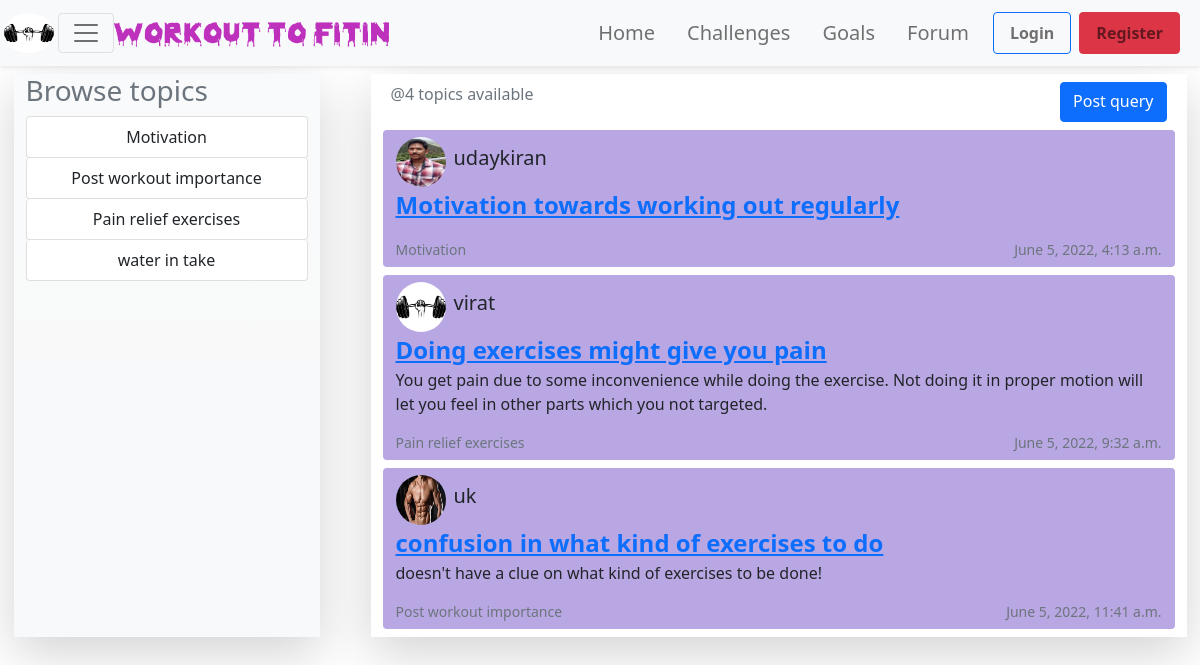
The app's page /forum/ with its own data.
### myapp/models.py (models this page shows, shortened)
class Topic(models.Model) :
    name = models.CharField(max_length=200)
    def __str__(self) -> str:
        return self.name

class Room(models.Model) :
    host = models.ForeignKey(User,on_delete=models.SET_NULL,null=True)
    topic = models.ForeignKey(Topic,on_delete=models.SET_NULL,null=True)
    name = models.CharField(max_length=200)
    description = models.TextField(null=True,blank=True) # null is allowed , submitting blank form is allowed
    updated = models.DateTimeField(auto_now=True) # it will updated every single time when it is saved
    created = models.DateTimeField(auto_now_add=True) # initial time stamp
    class Meta :
        ordering = ['updated','created']

### users/models.py (models this page shows, shortened)
class Profile(models.Model) :
    user = models.OneToOneField(User,on_delete=models.CASCADE)
    image = models.ImageField(default='profile_pics/default.jpg',upload_to='profile_pics')

### myapp/views.py (the view)
# urls.py: path('forum/',myapp_views.forum,name='forum'),
def forum(request) :
    q = request.GET.get('q')  if request.GET.get('q') != None else ''
    rooms = Room.objects.filter(
                                 Q(topic__name__icontains=q) |
                                 Q(name__icontains=q) |
                                 Q(description__icontains=q))
    topics = Topic.objects.all()
    context = {'topics' : topics, 'rooms' : rooms, 'topics_count' : topics.count(),'rooms_count' : rooms.count()}
    return render(request,'forum.html',context=context)

### templates/forum.html (shortened to what this page needs)
{% extends 'base.html' %}
{% load static %}
{% block content %}
<section class="row justify-content-around mt-2">
    <div class="col-md-3 shadow-lg bg-light bg-gradient">
        <h3 class="text-muted">Browse topics</h3>
        <ul class="list-group">
        {% for topic in topics %}
           <a class="list-group-item btn d-block btn-outline-success header1" href="{% url 'forum' %}?q={{topic.name}}">{{topic.name}}</a>
        {% endfor %}
        </ul>
    </div>
    <div class="col-md-8 shadow-lg border-rounded">
        <div class="d-flex justify-content-between m-2">
            <p class="text-muted">@{{topics_count}} topics available</p>
            <a href="{% url 'create_room' %}" class="btn btn-primary">Post query</a>
        </div>
        <div class="">
            {% for room in rooms %}
            <div class="my-2 btn" style="width:100%;display:block;text-align: left;background-color: #b9a7e3;">
                <div class="d-flex align-items-center">
                <div class="d-flex justify-content-start align-items-center ">
                    <img style="width:50px;height:50px;border-radius:50%;display:inline" src="{{room.host.profile.image.url}}">
                    <h5 class="mx-2">{{room.host.username}}</h5>
                </div>
               </div>
                <div class="">
                    <a href="{% url 'room' room.id %}" class="d-block fw-bold fs-4">{{room.name}}</a>
                    <p class="">{{room.description}}</p>
                    <footer class="d-flex justify-content-between align-items-center">
                       <small class="text-muted">{{room.topic}}</small>
                       <small class="text-muted">{{room.updated}}</small>
                    </footer>
                </div>
            </div>
            {% endfor %}
        </div>
    </div>
</section>
{% endblock content %}

### static/css/main.css (style rules this page uses)
body { background-color: blue; }

### records on screen
Topic: name "Motivation"
Topic: name "Post workout importance"
Topic: name "Pain relief exercises"
Topic: name "water in take"
Room: host.profile.image (picture), host.username "udaykiran", name "Motivation towards working out regularly", topic "Motivation", updated "June 5, 2022, 4:13 a.m."
Room: host.profile.image (picture), host.username "virat", name "Doing exercises might give you pain", description "You get pain due to some inconvenience while doing the exercise. Not doing it in proper motion will let you feel in other parts which you not targeted.", topic "Pain relief exercises", updated "June 5, 2022, 9:32 a.m."
Room: host.profile.image (picture), host.username "uk", name "confusion in what kind of exercises to do", description "doesn't have a clue on what kind of exercises to be done!", topic "Post workout importance", updated "June 5, 2022, 11:41 a.m."

### other values on screen
{{ topics_count }} "4"
